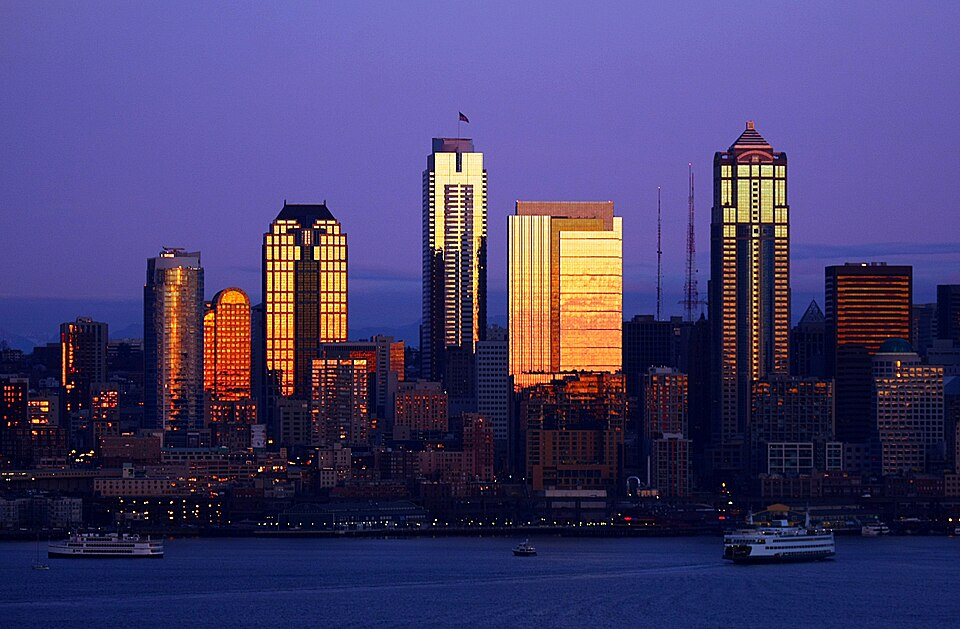
#> input picture images/day1_seattle.jpg, 960 x 629 px
$ python generate_palettes.py
#> lines starting #> are read from the running program, lines starting #| are printed output that depends on the picture
# Extracts a per-day accent color from each day photo -> paste output into js/data.js
# Run after changing any day photo:  python generate_palettes.py
from PIL import Image
import colorsys

def accent(path):
#> called with path = 'images/day1_seattle.jpg'
    im = Image.open(path).convert("RGB").resize((64, 48))
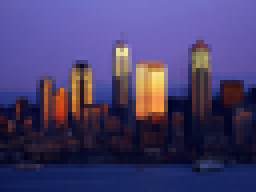
#> im: PIL image 64x48 RGB (shown 4 times larger); mean R, G, B 70.4, 61.7, 109.2
    best, score = (178, 58, 85), -1.0
    for count, (r, g, b) in im.getcolors(64 * 48 * 2):
        h, l, s = colorsys.rgb_to_hls(r / 255, g / 255, b / 255)
        sc = count * (s ** 1.5) * max(0.0, 1 - abs(l - 0.45) * 1.4)
        if sc > score:
            score, best = sc, (r, g, b)
#> this loop made 2341 passes
#> (count, r, g, b, h, l, s, sc) on passes 1, 3: (1, 250, 159, 68, 0.0833, 0.624, 0.948, 0.699), (7, 23, 37, 97, 0.635, 0.235, 0.617, 2.37)
#> (h, l, s, sc, score, best) on passes 1666, 2023: (0.686, 0.576, 0.398, 3.1, 3.1, (114, 104, 190)), (0.633, 0.231, 0.627, 3.79, 3.79, (22, 37, 96))
#> after the loop, score = 3.79
    h, l, s = colorsys.rgb_to_hls(*[c / 255 for c in best])
    l = min(max(l, 0.66), 0.78)      # bright enough to read on the midnight-rose glass
#> l = 0.66
    s = min(max(s, 0.42), 0.85)
    r, g, b = [round(c * 255) for c in colorsys.hls_to_rgb(h, l, s)]
#> r = 114; g = 136; b = 223
    return "#%02X%02X%02X" % (r, g, b)

ORDER = ["day1_seattle", "day2_lapush", "day3_rialto", "day4_cruiseship",
         "day5_insidepassage", "day6_juneauwhale", "day7_whitepass",
         "day8_glacierbay", "day9_ketchikan", "day10_victoria", "day11_airplane"]

print("const DAY_ACCENTS = {")
for i, name in enumerate(ORDER, 1):
    print(f'  {i}: "{accent("images/" + name + ".jpg")}",')
#> pass 2 of the loop `for i, name in enumerate(ORDER, 1):`:
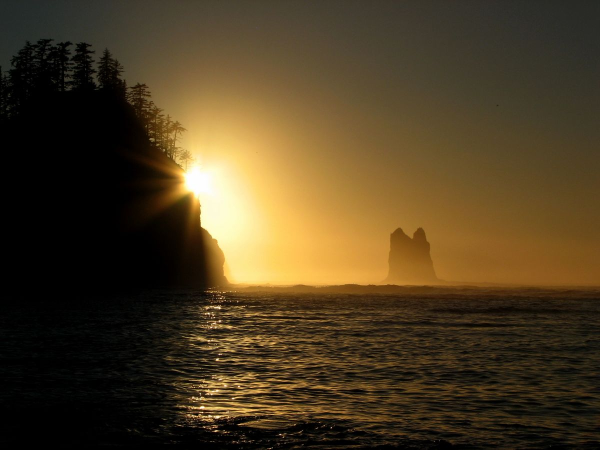
#> input picture images/day2_lapush.jpg, 1200 x 900 px (shown at 1/2 size)
#> in accent (call 2), `im = Image.open(path).convert("RGB").resize((64, 48))`:
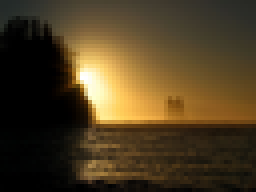
#> im: PIL image 64x48 RGB (shown 4 times larger); mean R, G, B 77.1, 60.9, 34.1
#> the loop in accent (call 2), `for count, (r, g, b) in im.getcolors(64 * 48 * 2):` made 2220 passes
#> (count, r, g, b, h, l, s, sc) on passes 1, 3, 4, 18: (1, 255, 255, 255, 0, 1, 0, 0), (1, 253, 223, 140, 0.122, 0.771, 0.966, 0.523), (1, 252, 191, 84, 0.106, 0.659, 0.966, 0.671), (2, 8, 3, 0, 0.0625, 0.0157, 1, 0.784)
#> after the loop in accent (call 2), `for count, (r, g, b) in im.getcolors(64 * 48 * 2):`: score = 1.86
#> in accent (call 2), `l = min(max(l, 0.66), 0.78)`: l = 0.66
#> in accent (call 2), `s = min(max(s, 0.42), 0.85)`: s = 0.85
#> in accent (call 2), `r, g, b = [round(c * 255) for c in colorsys.hls_to_rgb(h, l, s)]`: r = 242; g = 95
#> pass 3 of the loop `for i, name in enumerate(ORDER, 1):`:
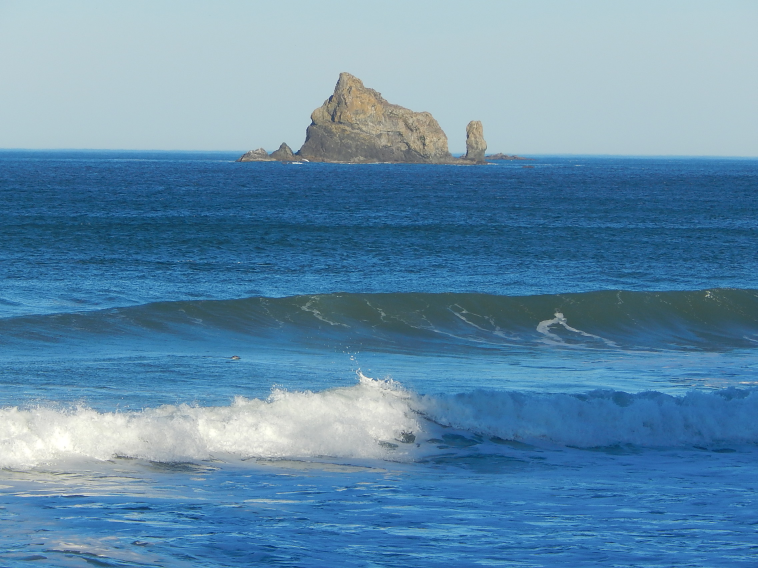
#> input picture images/day3_rialto.jpg, 2272 x 1704 px (shown at 1/3 size)
#> in accent (call 3), `im = Image.open(path).convert("RGB").resize((64, 48))`:
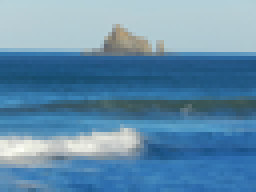
#> im: PIL image 64x48 RGB (shown 4 times larger); mean R, G, B 98, 140.5, 170.8
#> the loop in accent (call 3), `for count, (r, g, b) in im.getcolors(64 * 48 * 2):` made 2156 passes
#> (count, r, g, b, h, l, s, sc) on passes 1, 12, 24: (1, 221, 223, 216, 0.214, 0.861, 0.0986, 0.0132), (2, 52, 118, 180, 0.581, 0.455, 0.552, 0.814), (2, 34, 93, 152, 0.583, 0.365, 0.634, 0.89)
#> (the run stopped early here; a loop or call above may not have finished)
